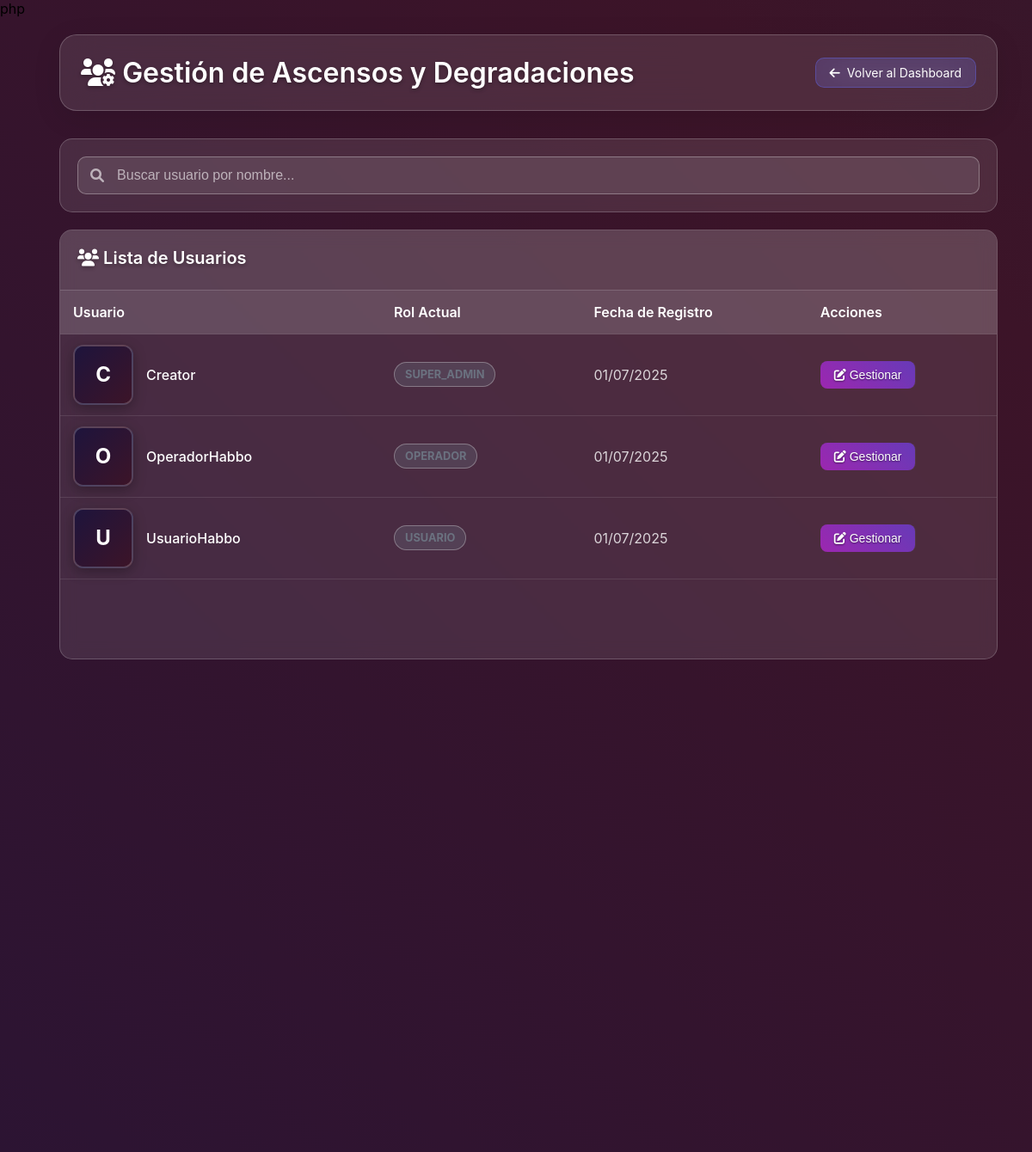
/promotions.php (signed in), run on the app's committed database.
### tables this page shows
CREATE TABLE IF NOT EXISTS users (
    id INT AUTO_INCREMENT PRIMARY KEY,
    username VARCHAR(50) NOT NULL UNIQUE,  
    password VARCHAR(255) NOT NULL,
    role ENUM('super_admin', 'administrador', 'operador', 'usuario') DEFAULT 'usuario',
    habbo_username VARCHAR(50) NOT NULL UNIQUE,
    profile_image VARCHAR(255),
    created_at TIMESTAMP DEFAULT CURRENT_TIMESTAMP,
    updated_at TIMESTAMP DEFAULT CURRENT_TIMESTAMP ON UPDATE CURRENT_TIMESTAMP,
    INDEX idx_habbo_username (habbo_username),
    INDEX idx_role (role)
);

### promotions.php (the view, shortened to what this page needs)
<?php
require_once 'config/database.php';
if (!isset($_SESSION['user_data'])) {
    $stmt = $pdo->prepare("SELECT * FROM users WHERE id = ?");
    $stmt->execute([$_SESSION['user_id']]);
    $user = $stmt->fetch();
} else {
    $user = $_SESSION['user_data'];
}
$user_role = $user['role'];
$stmt = $pdo->prepare("SELECT config_value FROM system_config WHERE config_key = 'site_title'");
$stmt->execute();
try {
    $stmt = $pdo->prepare("DESCRIBE users");
    $stmt->execute();
    $columns = $stmt->fetchAll();
    $role_is_enum = false;
    foreach ($columns as $column) {
        if ($column['Field'] === 'role' && strpos($column['Type'], 'enum') !== false) {
            $role_is_enum = true;
            break;
        }
    }
    if ($role_is_enum) {
        try {
            $pdo->exec("ALTER TABLE users MODIFY COLUMN role VARCHAR(50) NOT NULL DEFAULT 'usuario'");
        } catch (Exception $e) {
        }
    }
} catch (Exception $e) {
}
try {
    if ($user_role === 'super_admin') {
        $stmt = $pdo->prepare("SELECT rank_name, display_name, level FROM user_ranks ORDER BY level ASC");
    } else {
        $stmt = $pdo->prepare("SELECT rank_name, display_name, level FROM user_ranks WHERE rank_name != 'super_admin' ORDER BY level ASC");
    }
    $stmt->execute();
} catch (Exception $e) {
    $available_ranks = ['usuario', 'operador', 'administrador'];
    $rank_hierarchy = ['usuario' => 1, 'operador' => 2, 'administrador' => 3, 'super_admin' => 4];
    if ($user_role === 'super_admin') {
        $available_ranks[] = 'super_admin';
    }
}
if ($user_role === 'super_admin') {
    $stmt = $pdo->prepare("SELECT id, habbo_username, role, created_at FROM users WHERE id != ? ORDER BY role, habbo_username LIMIT 5");
    $stmt->execute([$_SESSION['user_id']]);
} else {
    $stmt = $pdo->prepare("SELECT id, habbo_username, role, created_at FROM users WHERE id != ? AND role != 'super_admin' ORDER BY role, habbo_username LIMIT 5");
    $stmt->execute([$_SESSION['user_id']]);
}
$promotable_users = $stmt->fetchAll();
?>
<!DOCTYPE html>
<html lang="es">
<head>
    <link rel="stylesheet" href="assets/css/styles.css">
    <link rel="stylesheet" href="assets/css/dynamic-roles.php">
    <link rel="stylesheet" href="assets/css/notifications.css">
    <link rel="stylesheet" href="https://cdnjs.cloudflare.com/ajax/libs/font-awesome/6.0.0/css/all.min.css">
</head>
<body class="dashboard-body">
    <div class="dashboard-container">
        <div class="dashboard-header">
            <div class="header-content">
                <h1 class="dashboard-title">
                    <i class="fas fa-users-cog"></i>
                    Gestión de Ascensos y Degradaciones
                </h1>
                <div class="header-actions">
                    <a href="dashboard.php" class="back-btn">
                        <i class="fas fa-arrow-left"></i>
                        Volver al Dashboard
                    </a>
                </div>
            </div>
        </div>
        <div class="dashboard-content">
            <div class="promotions-container">
                <div class="main-table-section">
                    <div class="search-container">
                        <div style="position: relative;">
                            <i class="fas fa-search search-icon"></i>
                            <input type="text" id="userSearch" class="search-input" placeholder="Buscar usuario por nombre...">
                        </div>
                    </div>
                    <div class="users-table-container">
                        <div class="table-header">
                            <h3 class="card-title">
                                <i class="fas fa-users"></i>
                                Lista de Usuarios
                            </h3>
                        </div>
                        <div class="table-scroll">
                            <table class="users-table">
                                <thead>
                                    <tr>
                                        <th>Usuario</th>
                                        <th>Rol Actual</th>
                                        <th>Fecha de Registro</th>
                                        <th>Acciones</th>
                                    </tr>
                                </thead>
                                <tbody id="usersTableBody">
                                    <?php foreach ($promotable_users as $promotable_user): ?>
                                        <tr data-user-id="<?php echo $promotable_user['id']; ?>" data-username="<?php echo htmlspecialchars($promotable_user['habbo_username']); ?>">
                                            <td>
                                                <div style="display: flex; align-items: center; gap: 15px;">
                                                    <div style="width: 70px; height: 70px; border-radius: 12px; overflow: hidden; border: 2px solid rgba(255, 255, 255, 0.2); box-shadow: 0 4px 15px rgba(0, 0, 0, 0.3); background: linear-gradient(135deg, rgb(30, 20, 60) 0%, rgb(60, 20, 40) 100%);">
                                                        <div style="width: 100%; height: 100%; background: linear-gradient(135deg, rgb(30, 20, 60) 0%, rgb(60, 20, 40) 100%); display: none; align-items: center; justify-content: center; color: white; font-weight: bold; font-size: 1.5em;">
                                                            <?php echo strtoupper(substr($promotable_user['habbo_username'], 0, 1)); ?>
                                                        </div>
                                                    </div>
                                                    <div>
                                                        <div style="color: #ffffff; font-weight: 500;">
                                                            <?php echo htmlspecialchars($promotable_user['habbo_username']); ?>
                                                        </div>
                                                    </div>
                                                </div>
                                            </td>
                                            <td>
                                                <span class="user-role-badge role-<?php echo $promotable_user['role']; ?>">
                                                    <?php echo ucfirst($promotable_user['role']); ?>
                                                </span>
                                            </td>
                                            <td style="color: rgba(255,255,255,0.8);">
                                                <?php echo date('d/m/Y', strtotime($promotable_user['created_at'])); ?>
                                            </td>
                                            <td>
                                                <button class="action-btn" onclick="openPromotionModal(<?php echo $promotable_user['id']; ?>, '<?php echo htmlspecialchars($promotable_user['habbo_username']); ?>', '<?php echo $promotable_user['role']; ?>')">
                                                    <i class="fas fa-edit"></i>
                                                    Gestionar
                                                </button>
                                            </td>
                                        </tr>
                                    <?php endforeach; ?>
                                </tbody>
                            </table>
                        </div>
                    </div>
                </div>
                <div class="history-section">
                    <div class="history-container">
                        <h3 class="card-title">
                            <i class="fas fa-history"></i>
                        </h3>
                        <input type="text" id="historySearch" class="history-search" placeholder="Buscar en historial...">
                        <div class="history-scroll" id="historyContainer">
                        </div>
                    </div>
                </div>
            </div>
        </div>
    </div>
</body>
</html>

### assets/css/styles.css (style rules this page uses)
* { margin: 0; padding: 0; box-sizing: border-box; }
html, body { height: 100vh; width: 100vw; overflow: hidden; font-family: 'Inter', -apple-system, BlinkMacSystemFont, 'Segoe UI', Roboto, sans-serif; }
body { background: linear-gradient(45deg, rgb(30, 20, 60), rgb(60, 20, 40), rgb(20, 40, 60)); background-size: 400% 400%; animation: gradientShift 20s ease infinite; display: flex; justify-content: center; align-items: center; }
.dashboard-body { overflow-y: auto; overflow-x: hidden; align-items: flex-start; background: linear-gradient(45deg, rgb(30, 20, 60), rgb(60, 20, 40), rgb(20, 40, 60)); background-size: 400% 400%; animation: gradientShift 20s ease infinite; }
.dashboard-container { padding: 2.5rem; max-width: 1200px; width: 100%; margin: 0 auto; }
.dashboard-header { background: rgba(255, 255, 255, 0.1); backdrop-filter: blur(20px); border-radius: 20px; border: 1px solid rgba(255, 255, 255, 0.2); box-shadow: 0 8px 32px rgba(0, 0, 0, 0.1); padding: 1.5rem; margin-bottom: 2rem; }
.header-content { display: flex; justify-content: space-between; align-items: center; flex-wrap: wrap; gap: 1rem; }
.dashboard-title { font-size: 2rem; font-weight: 600; color: #FFFFFF; text-shadow: 0 2px 4px rgba(0, 0, 0, 0.3); }
.card-title { font-size: 1.25rem; font-weight: 600; color: #FFFFFF; margin-bottom: 1rem; text-shadow: 0 2px 4px rgba(0, 0, 0, 0.3); }
.back-btn { background: rgba(99, 102, 241, 0.2); border: 1px solid rgba(99, 102, 241, 0.4); color: #FFFFFF; padding: 0.5rem 1rem; border-radius: 10px; text-decoration: none; backdrop-filter: blur(20px); font-size: 0.875rem; display: flex; align-items: center; gap: 0.5rem; }
.action-btn { padding: 6px 12px; border: none; border-radius: 6px; font-size: 12px; font-weight: 500; cursor: pointer; transition: all 0.2s ease; backdrop-filter: blur(10px); border: 1px solid rgba(255, 255, 255, 0.2); color: white; text-shadow: 0 1px 2px rgba(0, 0, 0, 0.5); min-width: 70px; text-align: center; }
.user-role-badge, .role-text { padding: 8px 16px; border-radius: 20px; font-size: 0.9em; border: 1px solid rgba(255, 255, 255, 0.3); display: inline-flex; align-items: center; gap: 8px; transition: all 0.3s ease; }
.user-role-badge:not([style*="background"]), .role-text:not([style*="background"]) { background: rgba(107, 114, 128, 0.3); color: #6b7280; }

### data on the page
users: habbo_username "C", habbo_username "Creator", role "SUPER_ADMIN", created_at "01/07/2025"
users: habbo_username "O", habbo_username "OperadorHabbo", role "OPERADOR", created_at "01/07/2025"
users: habbo_username "U", habbo_username "UsuarioHabbo", role "USUARIO", created_at "01/07/2025"
